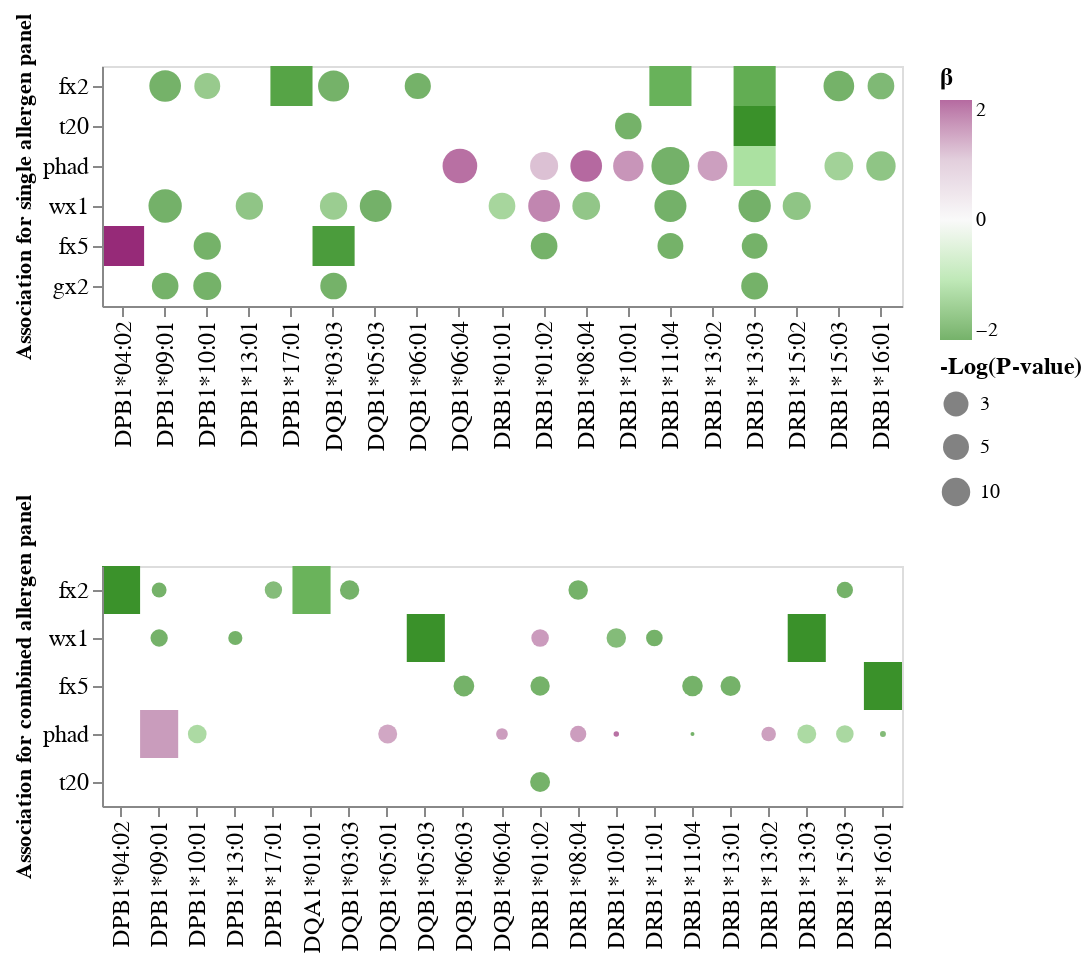

The code cell stored with this chart in its notebook:
### Code cell
Figure2

### Figure 1 — Vega-Lite specification as saved in the notebook (floating-point values rounded to 4 significant figures)
{"config": {"view": {"continuousWidth": 400, "continuousHeight": 300}}, "vconcat": [{"layer": [{"data": {"name": "data-ceccc0598c7713576768e51155ba4012"}, "mark": {"type": "rect", "filled": true, "size": 10}, "encoding": {"color": {"type": "quantitative", "field": "coef", "legend": {"title": "β", "titleFontSize": 12}, "scale": {"clamp": true, "domain": [-2, -1, 0, 1, 2], "range": ["#3A912A", "#A4DF99", "#F7F7F7", "#D6BACE", "#962A78"]}}, "size": {"type": "quantitative", "field": "nlog10_Pval", "legend": {"values": [3, 5, 10]}}, "tooltip": [{"type": "nominal", "field": "allele"}, {"type": "quantitative", "field": "coef"}, {"type": "nominal", "field": "Typing"}, {"type": "quantitative", "field": "nlog10_Pval"}], "x": {"type": "nominal", "field": "allele", "sort": ["DPB1*04:02", "DPB1*09:01", "DPB1*10:01", "DPB1*13:01", "DPB1*17:01", "DQB1*03:03", "DQB1*05:03", "DQB1*06:01", "DQB1*06:04", "DRB1*01:01", "DRB1*01:02", "DRB1*08:04", "DRB1*10:01", "DRB1*11:04", "DRB1*13:02", "DRB1*13:03", "DRB1*15:02", "DRB1*15:03", "DRB1*16:01"]}, "y": {"type": "nominal", "field": "allergenP", "sort": ["fx2", "t20", "phad", "wx1", "fx5", "gx2"]}}, "height": 120, "width": 400}, {"data": {"name": "data-c5263b228cd2911fece1c74abcaa494a"}, "mark": {"type": "point", "filled": true}, "encoding": {"color": {"type": "quantitative", "field": "coef", "scale": {"clamp": true, "domain": [-2, -1, 0, 1, 2], "range": ["#3A912A", "#A4DF99", "#F7F7F7", "#D6BACE", "#962A78"]}}, "size": {"type": "quantitative", "field": "nlog10_Pval", "legend": {"title": "-Log(P-value)", "titleFontSize": 12, "values": [3, 5, 10]}}, "tooltip": [{"type": "nominal", "field": "allele"}, {"type": "quantitative", "field": "coef"}], "x": {"type": "nominal", "axis": {"labelFontSize": 12, "title": ""}, "field": "allele", "sort": ["DPB1*04:02", "DPB1*09:01", "DPB1*10:01", "DPB1*13:01", "DPB1*17:01", "DQB1*03:03", "DQB1*05:03", "DQB1*06:01", "DQB1*06:04", "DRB1*01:01", "DRB1*01:02", "DRB1*08:04", "DRB1*10:01", "DRB1*11:04", "DRB1*13:02", "DRB1*13:03", "DRB1*15:02", "DRB1*15:03", "DRB1*16:01"]}, "y": {"type": "nominal", "axis": {"labelFontSize": 12, "title": "Association for single allergen panel"}, "field": "allergenP", "sort": ["fx2", "t20", "phad", "wx1", "fx5", "gx2"]}}, "height": 120, "width": 400}]}, {"layer": [{"data": {"name": "data-fd9f82a6b77a2f9f4d4282338440adf0"}, "mark": {"type": "rect", "filled": true, "size": 10}, "encoding": {"color": {"type": "quantitative", "field": "coef", "legend": {"title": "β", "titleFontSize": 12}, "scale": {"clamp": true, "domain": [-2, -1, 0, 1, 2], "range": ["#3A912A", "#A4DF99", "#F7F7F7", "#D6BACE", "#962A78"]}}, "size": {"type": "quantitative", "field": "nlog10_Pval", "legend": {"title": "-Log(P-value)", "titleFontSize": 12, "values": [3, 5, 10]}}, "tooltip": [{"type": "nominal", "field": "allele"}, {"type": "quantitative", "field": "coef"}, {"type": "nominal", "field": "Typing"}, {"type": "quantitative", "field": "nlog10_Pval"}], "x": {"type": "nominal", "field": "allele", "sort": ["DPB1*04:02", "DPB1*09:01", "DPB1*10:01", "DPB1*13:01", "DPB1*17:01", "DQA1*01:01", "DQB1*03:03", "DQB1*05:01", "DQB1*05:03", "DQB1*06:03", "DQB1*06:04", "DRB1*01:02", "DRB1*08:04", "DRB1*10:01", "DRB1*11:01", "DRB1*11:04", "DRB1*13:01", "DRB1*13:02", "DRB1*13:03", "DRB1*15:03", "DRB1*16:01"]}, "y": {"type": "nominal", "field": "allergenP", "sort": ["fx2", "wx1", "fx5", "phad", "t20"]}}, "height": 120, "width": 400}, {"data": {"name": "data-469c0ed9f84ad135b5dc43511062a9ce"}, "mark": {"type": "point", "filled": true}, "encoding": {"color": {"type": "quantitative", "field": "coef", "legend": {"title": "β", "titleFontSize": 12}, "scale": {"clamp": true, "domain": [-2, -1, 0, 1, 2], "range": ["#3A912A", "#A4DF99", "#F7F7F7", "#D6BACE", "#962A78"]}}, "size": {"type": "quantitative", "field": "nlog10_Pval", "legend": {"title": "-Log(P-value)", "titleFontSize": 12, "values": [3, 5, 10]}}, "tooltip": [{"type": "nominal", "field": "allele"}, {"type": "quantitative", "field": "coef"}], "x": {"type": "nominal", "axis": {"labelFontSize": 12, "title": ""}, "field": "allele", "sort": ["DPB1*04:02", "DPB1*09:01", "DPB1*10:01", "DPB1*13:01", "DPB1*17:01", "DQA1*01:01", "DQB1*03:03", "DQB1*05:01", "DQB1*05:03", "DQB1*06:03", "DQB1*06:04", "DRB1*01:02", "DRB1*08:04", "DRB1*10:01", "DRB1*11:01", "DRB1*11:04", "DRB1*13:01", "DRB1*13:02", "DRB1*13:03", "DRB1*15:03", "DRB1*16:01"]}, "y": {"type": "nominal", "axis": {"labelFontSize": 12, "title": "Association for combined allergen panel"}, "field": "allergenP", "sort": ["fx2", "wx1", "fx5", "phad", "t20"]}}, "height": 120, "width": 400}]}], "$schema": "https://vega.github.io/schema/vega-lite/v4.8.1.json", "datasets": {"data-ceccc0598c7713576768e51155ba4012": [{"coef": 2.463, "[0.025": 1.845, "0.975]": 3.08, "nlog10_Pval": 8.839, "allele": "DPB1*04:02", "allergenP": "fx5", "Typing": "HLA-PRG"}, {"coef": -1.755, "[0.025": -2.213, "0.975]": -1.299, "nlog10_Pval": 7.664, "allele": "DPB1*17:01", "allergenP": "fx2", "Typing": "HLA-HD"}, {"coef": -1.85, "[0.025": -2.438, "0.975]": -1.268, "nlog10_Pval": 3.684, "allele": "DQB1*03:03", "allergenP": "fx5", "Typing": "HLA-HD"}, {"coef": -1.576, "[0.025": -2.039, "0.975]": -1.106, "nlog10_Pval": 5.021, "allele": "DRB1*11:04", "allergenP": "fx2", "Typing": "HLA-PRG"}, {"coef": -1.637, "[0.025": -2.074, "0.975]": -1.199, "nlog10_Pval": 7.181, "allele": "DRB1*13:03", "allergenP": "fx2", "Typing": "HLA-HD"}, {"coef": -0.9175, "[0.025": -1.199, "0.975]": -0.637, "nlog10_Pval": 4.514, "allele": "DRB1*13:03", "allergenP": "phad", "Typing": "HLA-HD"}, {"coef": -2.059, "[0.025": -2.679, "0.975]": -1.433, "nlog10_Pval": 4.517, "allele": "DRB1*13:03", "allergenP": "t20", "Typing": "HLA-PRG"}], "data-c5263b228cd2911fece1c74abcaa494a": [{"coef": -3.111, "[0.025": -3.72, "0.975]": -2.509, "nlog10_Pval": 17.27, "allele": "DPB1*09:01", "allergenP": "fx2", "Typing": "Both"}, {"coef": -2.576, "[0.025": -3.289, "0.975]": -1.882, "nlog10_Pval": 6.169, "allele": "DPB1*09:01", "allergenP": "gx2", "Typing": "Both"}, {"coef": -2.746, "[0.025": -3.239, "0.975]": -2.252, "nlog10_Pval": 21.42, "allele": "DPB1*09:01", "allergenP": "wx1", "Typing": "Both"}, {"coef": -1.545, "[0.025": -2.004, "0.975]": -1.088, "nlog10_Pval": 4.852, "allele": "DPB1*10:01", "allergenP": "fx2", "Typing": "Both"}, {"coef": -2.626, "[0.025": -3.319, "0.975]": -1.948, "nlog10_Pval": 7.59, "allele": "DPB1*10:01", "allergenP": "fx5", "Typing": "Both"}, {"coef": -2.389, "[0.025": -2.988, "0.975]": -1.793, "nlog10_Pval": 9.087, "allele": "DPB1*10:01", "allergenP": "gx2", "Typing": "Both"}, {"coef": -1.643, "[0.025": -2.068, "0.975]": -1.212, "nlog10_Pval": 7.655, "allele": "DPB1*13:01", "allergenP": "wx1", "Typing": "Both"}, {"coef": -4.588, "[0.025": -5.522, "0.975]": -3.644, "nlog10_Pval": 15.83, "allele": "DQB1*03:03", "allergenP": "fx2", "Typing": "Both"}, {"coef": -2.388, "[0.025": -3.061, "0.975]": -1.719, "nlog10_Pval": 6.178, "allele": "DQB1*03:03", "allergenP": "gx2", "Typing": "Both"}, {"coef": -1.489, "[0.025": -1.875, "0.975]": -1.102, "nlog10_Pval": 7.706, "allele": "DQB1*03:03", "allergenP": "wx1", "Typing": "Both"}, {"coef": -3.489, "[0.025": -4.173, "0.975]": -2.803, "nlog10_Pval": 17.61, "allele": "DQB1*05:03", "allergenP": "wx1", "Typing": "Both"}, {"coef": -2.385, "[0.025": -3.066, "0.975]": -1.695, "nlog10_Pval": 5.363, "allele": "DQB1*06:01", "allergenP": "fx2", "Typing": "Both"}, {"coef": 1.945, "[0.025": 1.615, "0.975]": 2.27, "nlog10_Pval": 24.8, "allele": "DQB1*06:04", "allergenP": "phad", "Typing": "Both"}, {"coef": -1.334, "[0.025": -1.703, "0.975]": -0.967, "nlog10_Pval": 6.376, "allele": "DRB1*01:01", "allergenP": "wx1", "Typing": "Both"}, {"coef": -2.837, "[0.025": -3.614, "0.975]": -2.05, "nlog10_Pval": 6.351, "allele": "DRB1*01:02", "allergenP": "fx5", "Typing": "Both"}, {"coef": 1.149, "[0.025": 0.865, "0.975]": 1.433, "nlog10_Pval": 9.162, "allele": "DRB1*01:02", "allergenP": "phad", "Typing": "Both"}, {"coef": 1.747, "[0.025": 1.406, "0.975]": 2.087, "nlog10_Pval": 17.54, "allele": "DRB1*01:02", "allergenP": "wx1", "Typing": "Both"}, {"coef": 2.009, "[0.025": 1.614, "0.975]": 2.401, "nlog10_Pval": 17.26, "allele": "DRB1*08:04", "allergenP": "phad", "Typing": "Both"}, {"coef": -1.618, "[0.025": -2.021, "0.975]": -1.211, "nlog10_Pval": 8.614, "allele": "DRB1*08:04", "allergenP": "wx1", "Typing": "Both"}, {"coef": 1.601, "[0.025": 1.264, "0.975]": 1.937, "nlog10_Pval": 14.34, "allele": "DRB1*10:01", "allergenP": "phad", "Typing": "Both"}, {"coef": -5.231, "[0.025": -6.678, "0.975]": -3.779, "nlog10_Pval": 6.129, "allele": "DRB1*10:01", "allergenP": "t20", "Typing": "Both"}, {"coef": -2.476, "[0.025": -3.212, "0.975]": -1.726, "nlog10_Pval": 4.753, "allele": "DRB1*11:04", "allergenP": "fx5", "Typing": "Both"}, {"coef": -2.501, "[0.025": -2.87, "0.975]": -2.128, "nlog10_Pval": 33.82, "allele": "DRB1*11:04", "allergenP": "phad", "Typing": "Both"}, {"coef": -2.483, "[0.025": -2.957, "0.975]": -2.008, "nlog10_Pval": 18.16, "allele": "DRB1*11:04", "allergenP": "wx1", "Typing": "Both"}, {"coef": 1.498, "[0.025": 1.171, "0.975]": 1.824, "nlog10_Pval": 12.89, "allele": "DRB1*13:02", "allergenP": "phad", "Typing": "Both"}, {"coef": -2.443, "[0.025": -3.164, "0.975]": -1.723, "nlog10_Pval": 4.44, "allele": "DRB1*13:03", "allergenP": "fx5", "Typing": "Both"}, {"coef": -3.358, "[0.025": -4.211, "0.975]": -2.459, "nlog10_Pval": 6.692, "allele": "DRB1*13:03", "allergenP": "gx2", "Typing": "Both"}, {"coef": -2.429, "[0.025": -2.882, "0.975]": -1.97, "nlog10_Pval": 18.91, "allele": "DRB1*13:03", "allergenP": "wx1", "Typing": "Both"}, {"coef": -1.655, "[0.025": -2.062, "0.975]": -1.248, "nlog10_Pval": 9.288, "allele": "DRB1*15:02", "allergenP": "wx1", "Typing": "Both"}, {"coef": -4.952, "[0.025": -5.974, "0.975]": -3.923, "nlog10_Pval": 15.04, "allele": "DRB1*15:03", "allergenP": "fx2", "Typing": "Both"}, {"coef": -1.407, "[0.025": -1.737, "0.975]": -1.077, "nlog10_Pval": 10.64, "allele": "DRB1*15:03", "allergenP": "phad", "Typing": "Both"}, {"coef": -1.866, "[0.025": -2.381, "0.975]": -1.351, "nlog10_Pval": 6.458, "allele": "DRB1*16:01", "allergenP": "fx2", "Typing": "Both"}, {"coef": -1.653, "[0.025": -2.021, "0.975]": -1.281, "nlog10_Pval": 12.12, "allele": "DRB1*16:01", "allergenP": "phad", "Typing": "Both"}], "data-fd9f82a6b77a2f9f4d4282338440adf0": [{"coef": -1.99, "[0.025": -2.499, "0.975]": -1.473, "pval_Holm": 2.84e-09, "allele": "DPB1*04:02", "allergenP": "fx2", "Typing": "HLA-PRG", "nlog10_Pval": -8.547}, {"coef": 1.22, "[0.025": 0.871, "0.975]": 1.57, "pval_Holm": 4.71e-07, "allele": "DPB1*09:01", "allergenP": "phad", "Typing": "HLA-PRG", "nlog10_Pval": -6.327}, {"coef": -1.562, "[0.025": -2.042, "0.975]": -1.082, "pval_Holm": 1.013e-05, "allele": "DQA1*01:01", "allergenP": "fx2", "Typing": "HLA-HD", "nlog10_Pval": -4.994}, {"coef": -3.078, "[0.025": -3.902, "0.975]": -2.261, "pval_Holm": 1.032e-08, "allele": "DQB1*05:03", "allergenP": "wx1", "Typing": "HLA-HD", "nlog10_Pval": -7.987}, {"coef": -2.736, "[0.025": -3.511, "0.975]": -1.916, "pval_Holm": 2.728e-06, "allele": "DRB1*13:03", "allergenP": "wx1", "Typing": "HLA-HD", "nlog10_Pval": -5.564}, {"coef": -2.47, "[0.025": -3.312, "0.975]": -1.639, "pval_Holm": 0.0004421, "allele": "DRB1*16:01", "allergenP": "fx5", "Typing": "HLA-PRG", "nlog10_Pval": -3.354}], "data-469c0ed9f84ad135b5dc43511062a9ce": [{"coef": -3.177, "[0.025": -3.901, "0.975]": -2.449, "pval_Holm": 8.752e-13, "allele": "DPB1*09:01", "allergenP": "fx2", "Typing": "Both", "nlog10_Pval": -12.06}, {"coef": -2.497, "[0.025": -3.133, "0.975]": -1.86, "pval_Holm": 7.564e-10, "allele": "DPB1*09:01", "allergenP": "wx1", "Typing": "Both", "nlog10_Pval": -9.121}, {"coef": -1.259, "[0.025": -1.606, "0.975]": -0.916, "pval_Holm": 6.17e-08, "allele": "DPB1*10:01", "allergenP": "phad", "Typing": "Both", "nlog10_Pval": -7.21}, {"coef": -2.695, "[0.025": -3.285, "0.975]": -2.089, "pval_Holm": 1.36e-13, "allele": "DPB1*13:01", "allergenP": "wx1", "Typing": "Both", "nlog10_Pval": -12.87}, {"coef": -1.799, "[0.025": -2.261, "0.975]": -1.34, "pval_Holm": 8.408e-10, "allele": "DPB1*17:01", "allergenP": "fx2", "Typing": "Both", "nlog10_Pval": -9.075}, {"coef": -4.389, "[0.025": -5.628, "0.975]": -3.138, "pval_Holm": 4.708e-07, "allele": "DQB1*03:03", "allergenP": "fx2", "Typing": "Both", "nlog10_Pval": -6.327}, {"coef": 1.414, "[0.025": 1.023, "0.975]": 1.804, "pval_Holm": 1.404e-07, "allele": "DQB1*05:01", "allergenP": "phad", "Typing": "Both", "nlog10_Pval": -6.853}, {"coef": -3.438, "[0.025": -4.534, "0.975]": -2.349, "pval_Holm": 6.672e-05, "allele": "DQB1*06:03", "allergenP": "fx5", "Typing": "Both", "nlog10_Pval": -4.176}, {"coef": 1.518, "[0.025": 1.2, "0.975]": 1.837, "pval_Holm": 6.126e-16, "allele": "DQB1*06:04", "allergenP": "phad", "Typing": "Both", "nlog10_Pval": -15.21}, {"coef": -3.696, "[0.025": -4.745, "0.975]": -2.637, "pval_Holm": 5.243e-07, "allele": "DRB1*01:02", "allergenP": "fx5", "Typing": "Both", "nlog10_Pval": -6.28}, {"coef": -3.241, "[0.025": -4.196, "0.975]": -2.259, "pval_Holm": 3.753e-06, "allele": "DRB1*01:02", "allergenP": "t20", "Typing": "Both", "nlog10_Pval": -5.426}, {"coef": 1.531, "[0.025": 1.139, "0.975]": 1.929, "pval_Holm": 1.879e-09, "allele": "DRB1*01:02", "allergenP": "wx1", "Typing": "Both", "nlog10_Pval": -8.726}, {"coef": -2.33, "[0.025": -2.993, "0.975]": -1.658, "pval_Holm": 7.168e-07, "allele": "DRB1*08:04", "allergenP": "fx2", "Typing": "Both", "nlog10_Pval": -6.145}, {"coef": 1.521, "[0.025": 1.155, "0.975]": 1.889, "pval_Holm": 3.666e-11, "allele": "DRB1*08:04", "allergenP": "phad", "Typing": "Both", "nlog10_Pval": -10.44}, {"coef": 1.94, "[0.025": 1.565, "0.975]": 2.308, "pval_Holm": 5.892e-20, "allele": "DRB1*10:01", "allergenP": "phad", "Typing": "Both", "nlog10_Pval": -19.23}, {"coef": -1.808, "[0.025": -2.325, "0.975]": -1.285, "pval_Holm": 7.59e-07, "allele": "DRB1*10:01", "allergenP": "wx1", "Typing": "Both", "nlog10_Pval": -6.12}, {"coef": -2.27, "[0.025": -2.823, "0.975]": -1.715, "pval_Holm": 1.083e-10, "allele": "DRB1*11:01", "allergenP": "wx1", "Typing": "Both", "nlog10_Pval": -9.965}, {"coef": -3.624, "[0.025": -4.766, "0.975]": -2.47, "pval_Holm": 3.075e-05, "allele": "DRB1*11:04", "allergenP": "fx5", "Typing": "Both", "nlog10_Pval": -4.512}, {"coef": -2.071, "[0.025": -2.46, "0.975]": -1.683, "pval_Holm": 1.781e-20, "allele": "DRB1*11:04", "allergenP": "phad", "Typing": "Both", "nlog10_Pval": -19.75}, {"coef": -3.589, "[0.025": -4.676, "0.975]": -2.498, "pval_Holm": 6.056e-06, "allele": "DRB1*13:01", "allergenP": "fx5", "Typing": "Both", "nlog10_Pval": -5.218}, {"coef": 1.493, "[0.025": 1.151, "0.975]": 1.833, "pval_Holm": 3.812e-13, "allele": "DRB1*13:02", "allergenP": "phad", "Typing": "Both", "nlog10_Pval": -12.42}, {"coef": -1.265, "[0.025": -1.622, "0.975]": -0.91, "pval_Holm": 1.683e-07, "allele": "DRB1*13:03", "allergenP": "phad", "Typing": "Both", "nlog10_Pval": -6.774}, {"coef": -3.628, "[0.025": -4.502, "0.975]": -2.754, "pval_Holm": 4.013e-11, "allele": "DRB1*15:03", "allergenP": "fx2", "Typing": "Both", "nlog10_Pval": -10.4}, {"coef": -1.294, "[0.025": -1.629, "0.975]": -0.9585, "pval_Holm": 1.758e-09, "allele": "DRB1*15:03", "allergenP": "phad", "Typing": "Both", "nlog10_Pval": -8.755}, {"coef": -1.827, "[0.025": -2.18, "0.975]": -1.474, "pval_Holm": 9.508e-20, "allele": "DRB1*16:01", "allergenP": "phad", "Typing": "Both", "nlog10_Pval": -19.02}]}}
